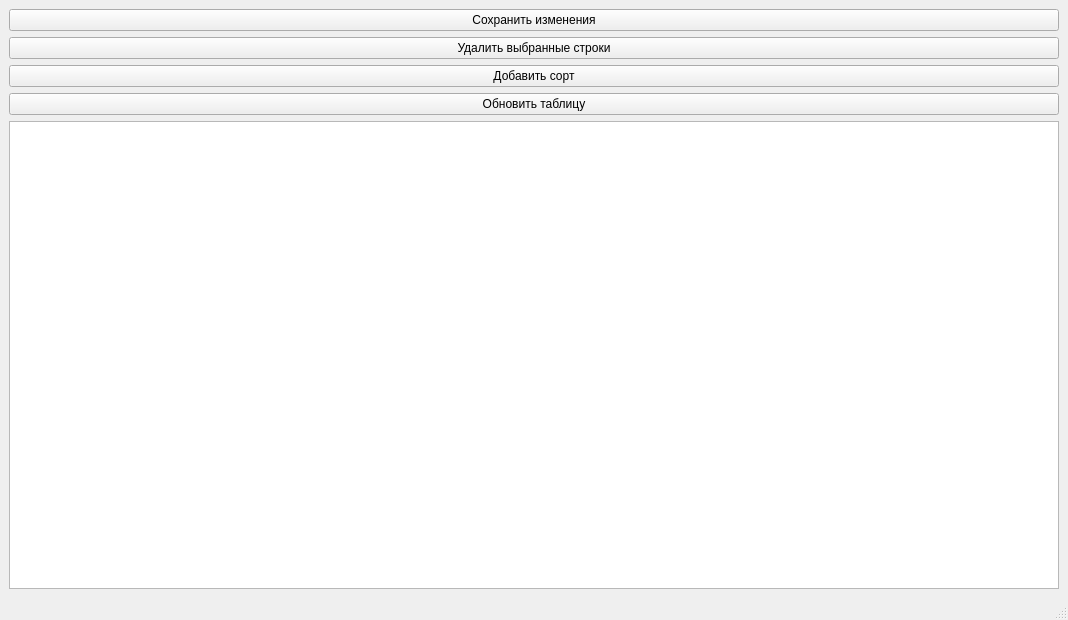
<?xml version="1.0" encoding="UTF-8"?>
<ui version="4.0">
 <class>MainWindow</class>
 <widget class="QMainWindow" name="MainWindow">
  <property name="geometry">
   <rect>
    <x>0</x>
    <y>0</y>
    <width>1068</width>
    <height>620</height>
   </rect>
  </property>
  <property name="windowTitle">
   <string>MainWindow</string>
  </property>
  <widget class="QWidget" name="centralwidget">
   <layout class="QHBoxLayout" name="horizontalLayout">
    <item>
     <layout class="QVBoxLayout" name="verticalLayout">
      <item>
       <widget class="QPushButton" name="saveButton">
        <property name="text">
         <string>Сохранить изменения</string>
        </property>
       </widget>
      </item>
      <item>
       <widget class="QPushButton" name="deleteButton">
        <property name="text">
         <string>Удалить выбранные строки</string>
        </property>
       </widget>
      </item>
      <item>
       <widget class="QPushButton" name="addButton">
        <property name="text">
         <string>Добавить сорт</string>
        </property>
       </widget>
      </item>
      <item>
       <widget class="QPushButton" name="updateButton">
        <property name="text">
         <string>Обновить таблицу</string>
        </property>
       </widget>
      </item>
      <item>
       <widget class="QTableWidget" name="tableWidget"/>
      </item>
     </layout>
    </item>
   </layout>
  </widget>
  <widget class="QMenuBar" name="menubar">
   <property name="geometry">
    <rect>
     <x>0</x>
     <y>0</y>
     <width>1068</width>
     <height>18</height>
    </rect>
   </property>
  </widget>
  <widget class="QStatusBar" name="statusbar"/>
 </widget>
 <resources/>
 <connections/>
</ui>
